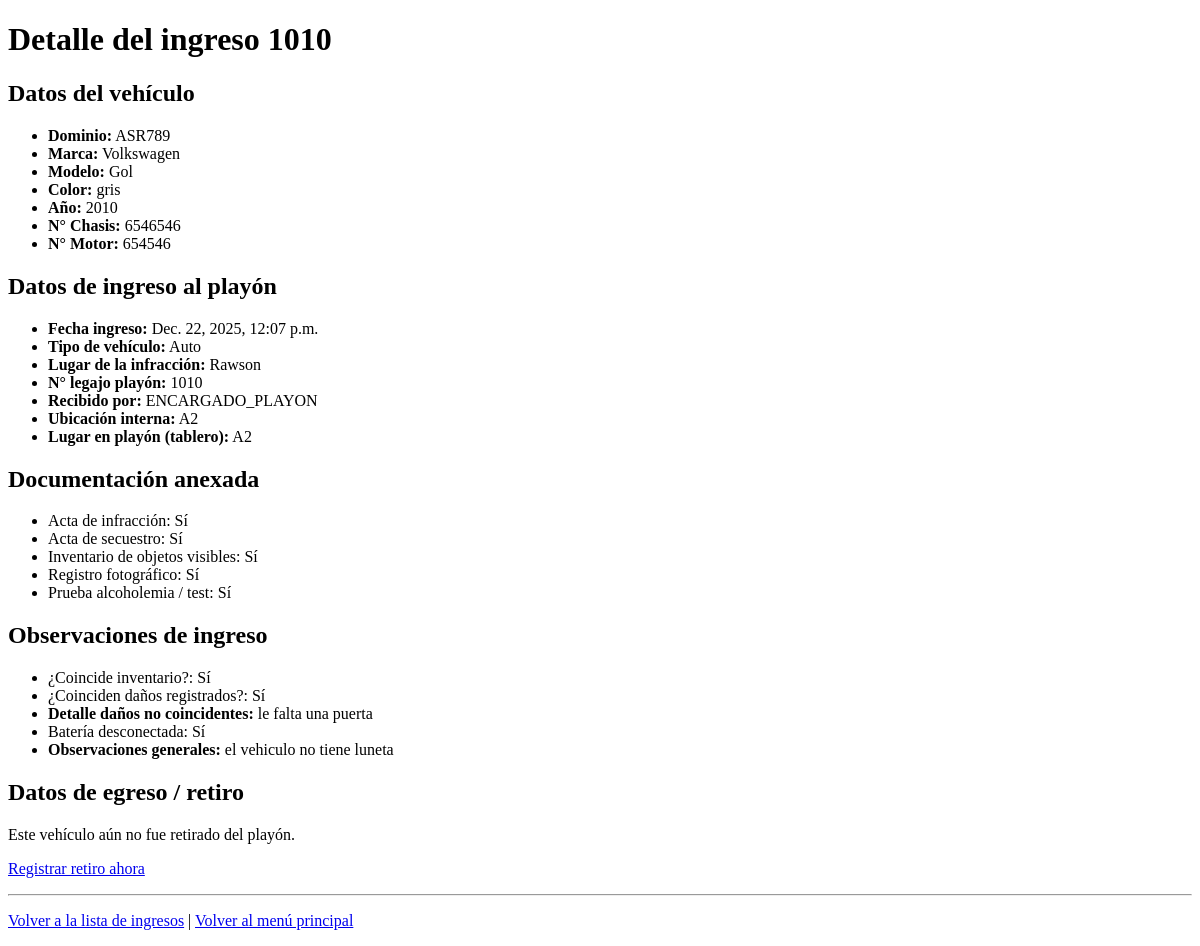
The app's page /vehiculos/ingresos/6/detalle/ (signed in), older data.
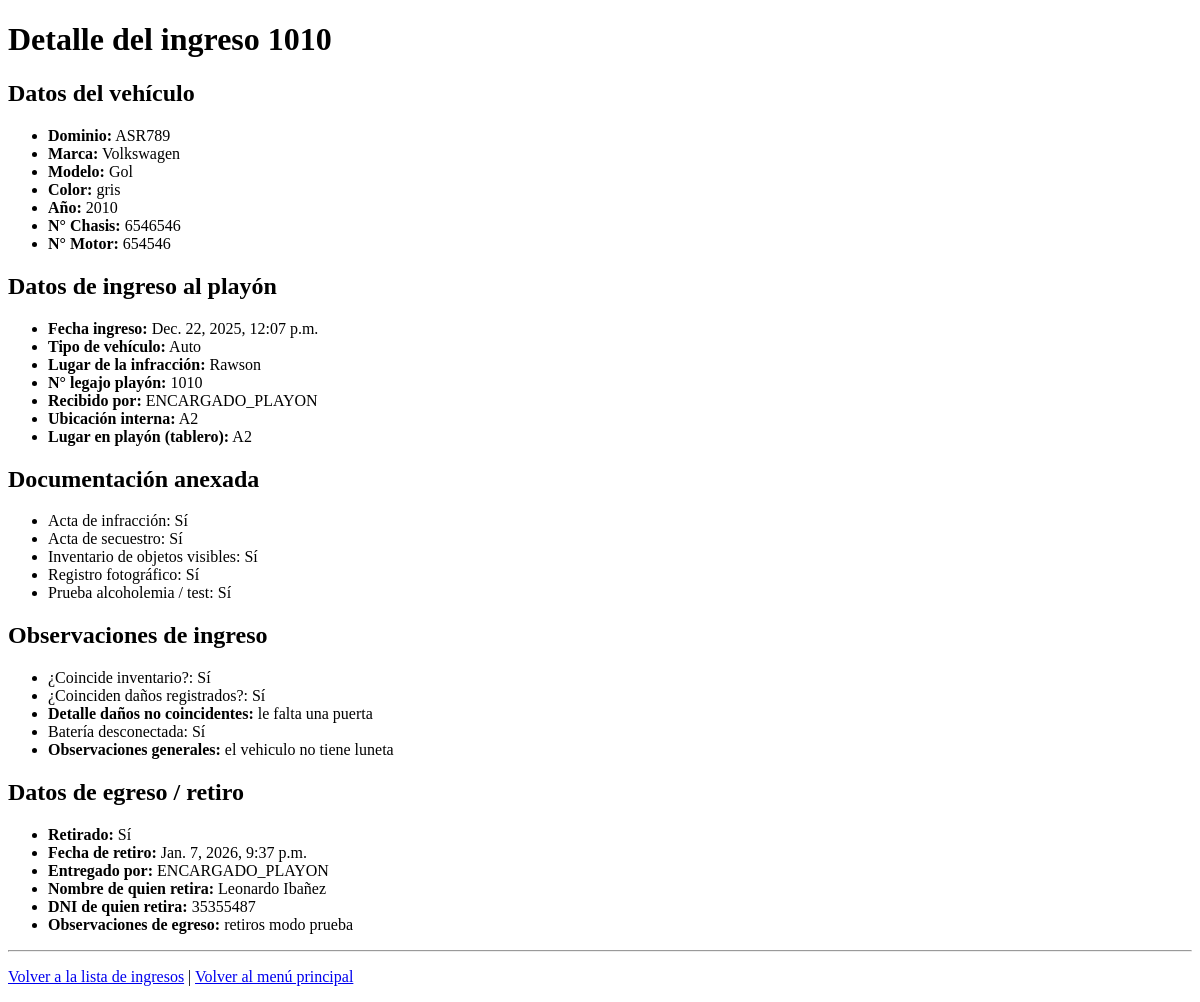
The same page, newer data.
### vehiculos/models.py (models this page shows, shortened)
class IngresoPlayon(models.Model):
    TIPO_VEHICULO_CHOICES = [
        ("AUTO", "Auto"),
        ("MOTO", "Moto"),
        ("CAMIONETA", "Camioneta"),
        ("CAMION", "Camión"),
        ("OTRO", "Otro"),
    ]
    vehiculo = models.ForeignKey(Vehiculo, on_delete=models.PROTECT, related_name="ingresos")
    fecha_ingreso = models.DateTimeField("Fecha de ingreso", auto_now_add=True)
    tipo_vehiculo = models.CharField("Tipo de vehículo", max_length=20, choices=TIPO_VEHICULO_CHOICES, blank=True)
    marca = models.CharField(max_length=50, blank=True)
    modelo = models.CharField(max_length=50, blank=True)
    anio = models.PositiveIntegerField("Año", null=True, blank=True)
    color = models.CharField(max_length=30, blank=True)
    nro_legajo_playon = models.CharField("N° de legajo en playón", max_length=30, unique=True)
    lugar_infraccion = models.CharField("Lugar de la infracción", max_length=255, blank=True)
    acta_infraccion_recibida = models.BooleanField("Acta de infracción recibida", default=False)
    acta_secuestro_recibida = models.BooleanField("Acta de secuestro recibida", default=False)
    inventario_objetos_visibles_recibido = models.BooleanField("Inventario de objetos visibles recibido", default=False)
    registro_fotografico_recibido = models.BooleanField("Registro fotográfico recibido", default=False)
    PRUEBA_ALCOHOLEMIA_CHOICES = [
        ("SI", "Sí"),
        ("NO", "No"),
        ("NC", "No corresponde"),
    ]
    prueba_alcoholemia_estado = models.CharField(
        "Prueba de alcoholemia/test",
        max_length=2,
        choices=PRUEBA_ALCOHOLEMIA_CHOICES,
        default="NC",
    )
    coincide_inventario = models.BooleanField("¿Coincide el inventario?", default=True)
    coinciden_danios_registrados = models.BooleanField("¿Coinciden los daños registrados?", default=True)
    detalle_danios_no_coincidentes = models.TextField("Detalle de daños no coincidentes", blank=True)
    bateria_desconectada = models.BooleanField("Batería desconectada", default=False)
    ubicacion_interna = models.CharField("Ubicación interna en playa", max_length=100, blank=True)
    lugar = models.ForeignKey(
        LugarPlayon,
        on_delete=models.PROTECT,
        null=True,
        blank=True,
        related_name="ingresos",
    )
    recibido_por = models.ForeignKey(User, on_delete=models.PROTECT, related_name="ingresos_recibidos")
    observaciones_generales = models.TextField("Observaciones generales", blank=True)
    retirado = models.BooleanField("¿Retirado?", default=False)
    fecha_retiro = models.DateTimeField("Fecha de retiro", null=True, blank=True)
    entregado_por = models.ForeignKey(
        User,
        on_delete=models.PROTECT,
        related_name="egresos_entregados",
        null=True,
        blank=True,
    )
    nombre_retira = models.CharField("Nombre de quien retira", max_length=100, blank=True)
    dni_retira = models.CharField("DNI de quien retira", max_length=20, blank=True)
    observaciones_egreso = models.TextField("Observaciones de egreso", blank=True)
    class Meta:
        verbose_name = "Ingreso al playón"
        verbose_name_plural = "Ingresos al playón"
        ordering = ["-fecha_ingreso"]

class Vehiculo(models.Model):
    dominio = models.CharField("Dominio (Patente)", max_length=10, unique=True)
    marca = models.CharField(max_length=50, blank=True)
    modelo = models.CharField(max_length=50, blank=True)
    color = models.CharField(max_length=30, blank=True)
    nro_chasis = models.CharField("N° de chasis", max_length=50, blank=True)
    nro_motor = models.CharField("N° de motor", max_length=50, blank=True)
    anio = models.PositiveIntegerField("Año", null=True, blank=True)
    fecha_alta = models.DateTimeField("Fecha de alta en sistema", auto_now_add=True)

class LugarPlayon(models.Model):
    ESTADO_CHOICES = [
        ("LIBRE", "Libre"),
        ("OCUPADO", "Ocupado"),
        ("FUERA", "Fuera de servicio"),
    ]
    TIPO_CHOICES = [
        ("GENERAL", "General"),
        ("MOTO", "Exclusivo motos"),
    ]
    fila = models.CharField(max_length=1)  # A-Z
    columna = models.PositiveSmallIntegerField()  # 1-15
    estado = models.CharField(max_length=10, choices=ESTADO_CHOICES, default="LIBRE")
    tipo = models.CharField(max_length=10, choices=TIPO_CHOICES, default="GENERAL")
    class Meta:
        unique_together = ("fila", "columna")
        ordering = ["fila", "columna"]
    @property
    def codigo(self):
        return f"{self.fila}{self.columna}"
    def __str__(self):
        return self.codigo

### vehiculos/views.py (the view)
# urls.py: path("ingresos/<int:ingreso_id>/detalle/", views.detalle_ingreso, name="detalle_ingreso"),
@login_required
def detalle_ingreso(request, ingreso_id):
    grupos = set(request.user.groups.values_list("name", flat=True))
    if "ENCARGADO_PLAYON" not in grupos and "ADMIN_SISTEMA" not in grupos:
        return render(request, "vehiculos/no_permiso.html")
    ingreso = get_object_or_404(IngresoPlayon, id=ingreso_id)
    return render(request, "vehiculos/detalle_ingreso.html", {"ingreso": ingreso})

### templates/vehiculos/detalle_ingreso.html (shortened to what this page needs)
<!DOCTYPE html>
<html lang="es">
<head>
</head>
<body>
  <h1>Detalle del ingreso {{ ingreso.nro_legajo_playon }}</h1>
  {% include "vehiculos/_ingreso_detalle_bloque.html" with ingreso=ingreso %}
  {% if not ingreso.retirado %}
    <p>
      <a href="{% url 'registrar_egreso' ingreso.id %}">Registrar retiro ahora</a>
    </p>
  {% endif %}
  <hr>
  <p>
    <a href="{% url 'lista_ingresos' %}">Volver a la lista de ingresos</a> |
    <a href="{% url 'home' %}">Volver al menú principal</a>
  </p>
</body>
</html>

### templates/vehiculos/_ingreso_detalle_bloque.html
<h2>Datos del vehículo</h2>
<ul>
  <li><strong>Dominio:</strong> {{ ingreso.vehiculo.dominio }}</li>
  <li><strong>Marca:</strong> {{ ingreso.vehiculo.marca }}</li>
  <li><strong>Modelo:</strong> {{ ingreso.vehiculo.modelo }}</li>
  <li><strong>Color:</strong> {{ ingreso.vehiculo.color }}</li>
  <li><strong>Año:</strong> {{ ingreso.vehiculo.anio }}</li>
  <li><strong>N° Chasis:</strong> {{ ingreso.vehiculo.nro_chasis }}</li>
  <li><strong>N° Motor:</strong> {{ ingreso.vehiculo.nro_motor }}</li>
</ul>
<h2>Datos de ingreso al playón</h2>
<ul>
  <li><strong>Fecha ingreso:</strong> {{ ingreso.fecha_ingreso }}</li>
  <li><strong>Tipo de vehículo:</strong> {{ ingreso.get_tipo_vehiculo_display }}</li>
  <li><strong>Lugar de la infracción:</strong> {{ ingreso.lugar_infraccion }}</li>
  <li><strong>N° legajo playón:</strong> {{ ingreso.nro_legajo_playon }}</li>
  <li><strong>Recibido por:</strong> {{ ingreso.recibido_por.username }}</li>
  <li><strong>Ubicación interna:</strong> {{ ingreso.ubicacion_interna }}</li>
  <li><strong>Lugar en playón (tablero):</strong> {{ ingreso.lugar|default:"-" }}</li>
</ul>
<h2>Documentación anexada</h2>
<ul>
  <li>Acta de infracción: {{ ingreso.acta_infraccion_recibida|yesno:"Sí,No" }}</li>
  <li>Acta de secuestro: {{ ingreso.acta_secuestro_recibida|yesno:"Sí,No" }}</li>
  <li>Inventario de objetos visibles: {{ ingreso.inventario_objetos_visibles_recibido|yesno:"Sí,No" }}</li>
  <li>Registro fotográfico: {{ ingreso.registro_fotografico_recibido|yesno:"Sí,No" }}</li>
  <li>Prueba alcoholemia / test: {{ ingreso.get_prueba_alcoholemia_estado_display }}</li>
</ul>
<h2>Observaciones de ingreso</h2>
<ul>
  <li>¿Coincide inventario?: {{ ingreso.coincide_inventario|yesno:"Sí,No" }}</li>
  <li>¿Coinciden daños registrados?: {{ ingreso.coinciden_danios_registrados|yesno:"Sí,No" }}</li>
  <li><strong>Detalle daños no coincidentes:</strong> {{ ingreso.detalle_danios_no_coincidentes|default:"-" }}</li>
  <li>Batería desconectada: {{ ingreso.bateria_desconectada|yesno:"Sí,No" }}</li>
  <li><strong>Observaciones generales:</strong> {{ ingreso.observaciones_generales|default:"-" }}</li>
</ul>
<h2>Datos de egreso / retiro</h2>
{% if ingreso.retirado %}
  <ul>
    <li><strong>Retirado:</strong> Sí</li>
    <li><strong>Fecha de retiro:</strong> {{ ingreso.fecha_retiro }}</li>
    <li><strong>Entregado por:</strong> {{ ingreso.entregado_por.username }}</li>
    <li><strong>Nombre de quien retira:</strong> {{ ingreso.nombre_retira }}</li>
    <li><strong>DNI de quien retira:</strong> {{ ingreso.dni_retira }}</li>
    <li><strong>Observaciones de egreso:</strong> {{ ingreso.observaciones_egreso|default:"-" }}</li>
  </ul>
{% else %}
  <p>Este vehículo aún no fue retirado del playón.</p>
{% endif %}

Row changes from the older to the newer data that the page shows:
changed IngresoPlayon "Auto": retirado False → True (drawn); fecha_retiro (not shown) → "Jan. 7, 2026, 9:37 p.m."; entregado_por.username (not shown) → "ENCARGADO_PLAYON"; nombre_retira (not shown) → "Leonardo Ibañez"; dni_retira (not shown) → "35355487"; observaciones_egreso (not shown) → "retiros modo prueba"
Text that changed along with them:
text no longer shown: "Este vehículo aún no fue retirado del playón. Registrar retiro ahora"
text now shown: "Retirado: Sí Fecha de retiro: Entregado por: Nombre de quien retira: DNI de quien retira: Observaciones de egreso:"
